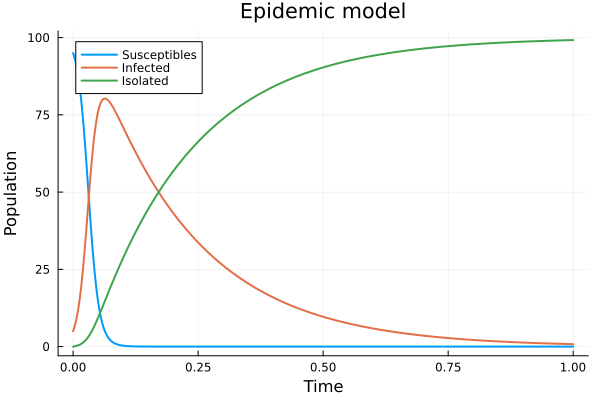

Recreate this plot in Julia.
using Plots

function RK4(f, u0, t0, t1, num_steps::Int, save_every::Int = 10)
    h = (t1 - t0) / num_steps
    t = t0
    tt = [t0]
    u = u0
    uu = [u0]
    for _ in 1:num_steps
        k1 = h * f(t, u)
        k2 = h * f(t + h/2, u + k1/2)
        k3 = h * f(t + h/2, u + k2/2)
        k4 = h * f(t + h, u + k3)
        u += (k1 + 2k2 + 2k3 + k4) / 6
        t += h
        if num_steps % save_every == 0
            push!(tt, t)
            push!(uu, u)
        end
    end
    return tt, uu
end

function f(t, u)
    return [- u[1] * u[2], (u[1] - 5) * u[2], 5u[2]]
end

u0 = [95, 5, 0] .|> Float64
t0 = 0.0
t1 = 1.0

tt, uu = RK4(f, u0, t0, t1, 10000, 100)

uu = stack(uu, dims=1)

plot(tt, uu[:, 1], label = "Susceptibles", xlabel = "Time", ylabel = "Population", title = "Epidemic model", lw = 2)
plot!(tt, uu[:, 2], label = "Infected", lw = 2)
plot!(tt, uu[:, 3], label = "Isolated", lw = 2)
savefig("Final/9_2.png")


function g(t, u; c::Number = 1e-2, d::Number = 1.0)
    return [- c * u[2] * u[1], (c * u[1] - d) * u[2], d*u[2]]
end
tt, uu = RK4(g, u0, t0, t1, 10000, 100)
uu = stack(uu, dims=1)
plot(tt, uu[:, 1], label = "Susceptibles", xlabel = "Time", ylabel = "Population", title = "Epidemic model", lw = 2)
plot!(tt, uu[:, 2], label = "Infected", lw = 2)
plot!(tt, uu[:, 3], label = "Isolated", lw = 2)
savefig("Final/9_2_not_grow.png")


tt, uu = RK4((t, u) -> g(t, u, c=1, d=1e-2), u0, t0, t1, 10000, 100)
uu = stack(uu, dims=1)
plot(tt, uu[:, 1], label = "Susceptibles", xlabel = "Time", ylabel = "Population", title = "Epidemic model", lw = 2)
plot!(tt, uu[:, 2], label = "Infected", lw = 2)
plot!(tt, uu[:, 3], label = "Isolated", lw = 2)
savefig("Final/9_2_wiped.png")